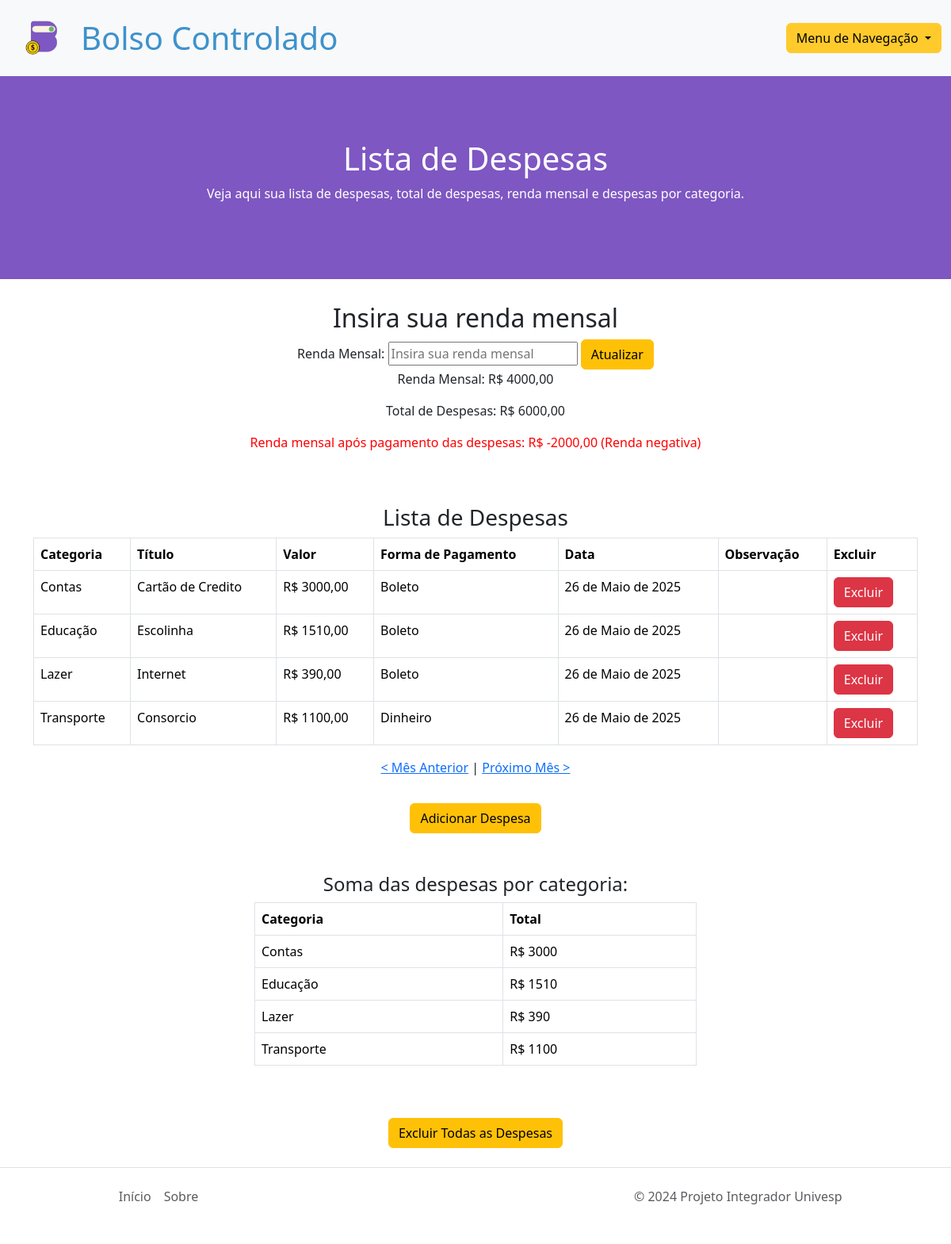
/expenses/2025/5/ (signed in), run on the app's committed database.
### expenses/models.py (models this page shows, shortened)
class UserProfile(models.Model):
    user = models.OneToOneField(User, on_delete=models.CASCADE, related_name='user_profile')  # Adicione related_name
    salary = models.DecimalField(max_digits=10, decimal_places=2, default=0)

class Expense(models.Model):
    expense_category = models.CharField(max_length=20, choices=CATEGORY_CHOICES, verbose_name='Categoria', default='categoria1')
    title = models.CharField(max_length=30, verbose_name='Título')
    amount = models.DecimalField(max_digits=10, decimal_places=2, verbose_name='Valor')
    date = models.DateField(verbose_name='Data')
    user = models.ForeignKey(User, on_delete=models.CASCADE, related_name='expenses')
    payment_method = models.CharField(blank=True, max_length=20, choices=PAYMENT_CHOICES, verbose_name='Forma de Pagamento (Opcional)', default='Dinheiro')
    observation = models.TextField(blank=True, verbose_name='Observação', max_length=60)
    duration_months = models.IntegerField(verbose_name='Duração em Meses', default=1)
    class Meta:
        verbose_name = 'Despesa'
        verbose_name_plural = 'Despesas'

### expenses/views.py (the view, shortened to what this page needs)
# urls.py: path('expenses/', ExpenseListView.as_view(), name='expense_list'),
class ExpenseListView(LoginRequiredMixin, ListView):
    model = Expense
    template_name = 'expenses/expense_list.html'
    context_object_name = 'expenses'
    def get_queryset(self):
        year = self.kwargs.get('year', None)
        month = self.kwargs.get('month', None)
        if year is None or month is None:
            current_date = datetime.now()
            year = current_date.year
            month = current_date.month
        return Expense.objects.filter(user=self.request.user, date__year=year, date__month=month)
    def get_context_data(self, **kwargs):
        context = super().get_context_data(**kwargs)
        year = int(self.kwargs.get('year', datetime.now().year))
        month = int(self.kwargs.get('month', datetime.now().month))
        prev_month, prev_year = (month - 1, year) if month > 1 else (12, year - 1)
        next_month, next_year = (month + 1, year) if month < 12 else (1, year + 1)
        expenses = self.get_queryset()
        total_expenses = expenses.aggregate(total=Sum('amount'))['total'] or 0
        salary = UserProfile.objects.get(user=self.request.user).salary if UserProfile.objects.filter(user=self.request.user).exists() else None
        difference = salary - total_expenses if salary is not None else None
        expenses_by_category = expenses.values('expense_category').annotate(total_amount=Sum('amount'))
        context.update({
            'total_expenses': round(total_expenses, 2),
            'salary': salary,
            'difference': difference,
            'expenses_by_category': expenses_by_category,
            'year': year,
            'month': month,
            'prev_year': prev_year,
            'prev_month': prev_month,
            'next_year': next_year,
            'next_month': next_month,
        })
        return context

### expenses/templates/expenses/expense_list.html (shortened to what this page needs)
{% extends 'base-3.html' %}
{% load static %}
{% block content %}
<div id="banner">
    <h1 id="cor-letra-banner">Lista de Despesas</h1>
    <p id="cor-letra-banner">Veja aqui sua lista de despesas, total de despesas, renda mensal e despesas por categoria.</p>
</div>
<div class="text-center" style="padding-top: 30px;">
    <h2>Insira sua renda mensal</h2>
    <form action="{% url 'expense_list' %}" method="post">
        <label for="salary">Renda Mensal:</label>
        <input type="text" id="salary" name="salary" placeholder="Insira sua renda mensal">
        <button class="btn btn-warning" type="submit">Atualizar</button>
    </form>
    {% if salary %}
    <p>Renda Mensal: R$ {{ salary }}</p>
    {% endif %}
    <p>Total de Despesas: R$ {{ total_expenses }}</p>
    {% if difference is not None %}
    {% if difference >= 0 %}
        <p style="color: green;">Renda mensal após pagamento das despesas: R$ {{ difference }}</p>
    {% else %}
        <p style="color: red;">Renda mensal após pagamento das despesas: <span style="color: red;">R$ {{ difference }}</span> <span style="color: red;">(Renda negativa)</span></p>
    {% endif %}
{% endif %}
</div>
<h3 class="text-center" style="padding-top: 50px;">Lista de Despesas</h3>
<div class="table-responsive">
    <table class="table table-bordered">
        <thead>
            <tr>
                <th scope="col">Categoria</th>
                <th scope="col">Título</th>
                <th scope="col">Valor</th>
                <th scope="col">Forma de Pagamento</th>
                <th scope="col">Data</th>
                <th scope="col">Observação</th>
                <th scope="col">Excluir</th>
            </tr>
        </thead>
        <tbody>
            {% for expense in expenses %}
            <tr>
                <td>{{ expense.expense_category }}</td>
                <td>{{ expense.title }}</td>
                <td>R$ {{ expense.amount }}</td>
                <td>{{ expense.payment_method }}</td>
                <td>{{ expense.date }}</td>
                <td>{{ expense.observation }}</td>
                <td>
                    <form action="{% url 'delete_expense' expense.id %}" method="post" style="display: inline;">
                        <button type="submit" class="btn btn-danger">Excluir</button>
                    </form>
                </td>
            </tr>
            {% endfor %}
        </tbody>
    </table>
</div>
<div class="text-center" style="margin-bottom:3%">
    {% if year and month %}
        <p>
            <a href="{% if month > 1 %}{% url 'expense_list_month' year=year month=month|add:'-1' %}{% else %}{% url 'expense_list_month' year=year|add:'-1' month=12 %}{% endif %}">&lt; Mês Anterior</a> |
            <a href="{% if month < 12 %}{% url 'expense_list_month' year=year month=month|add:'1' %}{% else %}{% url 'expense_list_month' year=year|add:'1' month=1 %}{% endif %}">Próximo Mês &gt;</a>
        </p>
    {% endif %}
</div>
<div class="text-center">
    <button class="btn btn-warning" onclick="window.location.href='{% url 'add_expense' %}'">Adicionar Despesa</button>
</div>
<div>
    <div class="col-6 mx-auto">
        <h4 class="text-center" style="padding-top: 50px;">Soma das despesas por categoria:</h4>
        <div class="table-responsive">
            <table class="table table-bordered">
                <thead>
                    <tr>
                        <th scope="col">Categoria</th>
                        <th scope="col">Total</th>
                    </tr>
                </thead>
                <tbody>
                    {% for category in expenses_by_category %}
                    <tr>
                        <td>{{ category.expense_category }}</td>
                        <td>R$ {{ category.total_amount }}</td>
                    </tr>
                    {% endfor %}
                </tbody>
            </table>
        </div>
    </div>
</div>
<div class="text-center" style="margin-top: 50px;">
    <button class="btn btn-warning" data-toggle="modal" data-target="#confirmDeleteModal">Excluir Todas as Despesas</button>
</div>
{% endblock content %}

### static/css/expenses.css (style rules this page uses)
:root { --obs: red; --letras-nav-bar-preto: #000000; --fundo-banner: #7E57C2; --letras-banner: #ffffff; --letras-nav-bar-azul: #3E92CC; --cor-input: #cfcfcfcf; }
body, html { margin: 0; padding: 0; overflow-x: hidden; }
#banner { background-color: var(--fundo-banner); padding: 5rem; text-align: center; width: 100vw; margin-left: calc(50% - 50vw); margin-right: calc(50% - 50vw); }
#cor-letra-banner { color: var(--letras-banner); }

### data on the page
UserProfile: salary "4000,00"
Expense: expense_category "Contas", title "Cartão de Credito", amount "3000,00", payment_method "Boleto", date "26 de Maio de 2025", total_amount "3000"
Expense: expense_category "Educação", title "Escolinha", amount "1510,00", payment_method "Boleto", date "26 de Maio de 2025", total_amount "1510"
Expense: expense_category "Lazer", title "Internet", amount "390,00", payment_method "Boleto", date "26 de Maio de 2025", total_amount "390"
Expense: expense_category "Transporte", title "Consorcio", amount "1100,00", payment_method "Dinheiro", date "26 de Maio de 2025", total_amount "1100"

### other printed values
{{ total_expenses }} "6000,00"
{{ difference }} "-2000,00"
